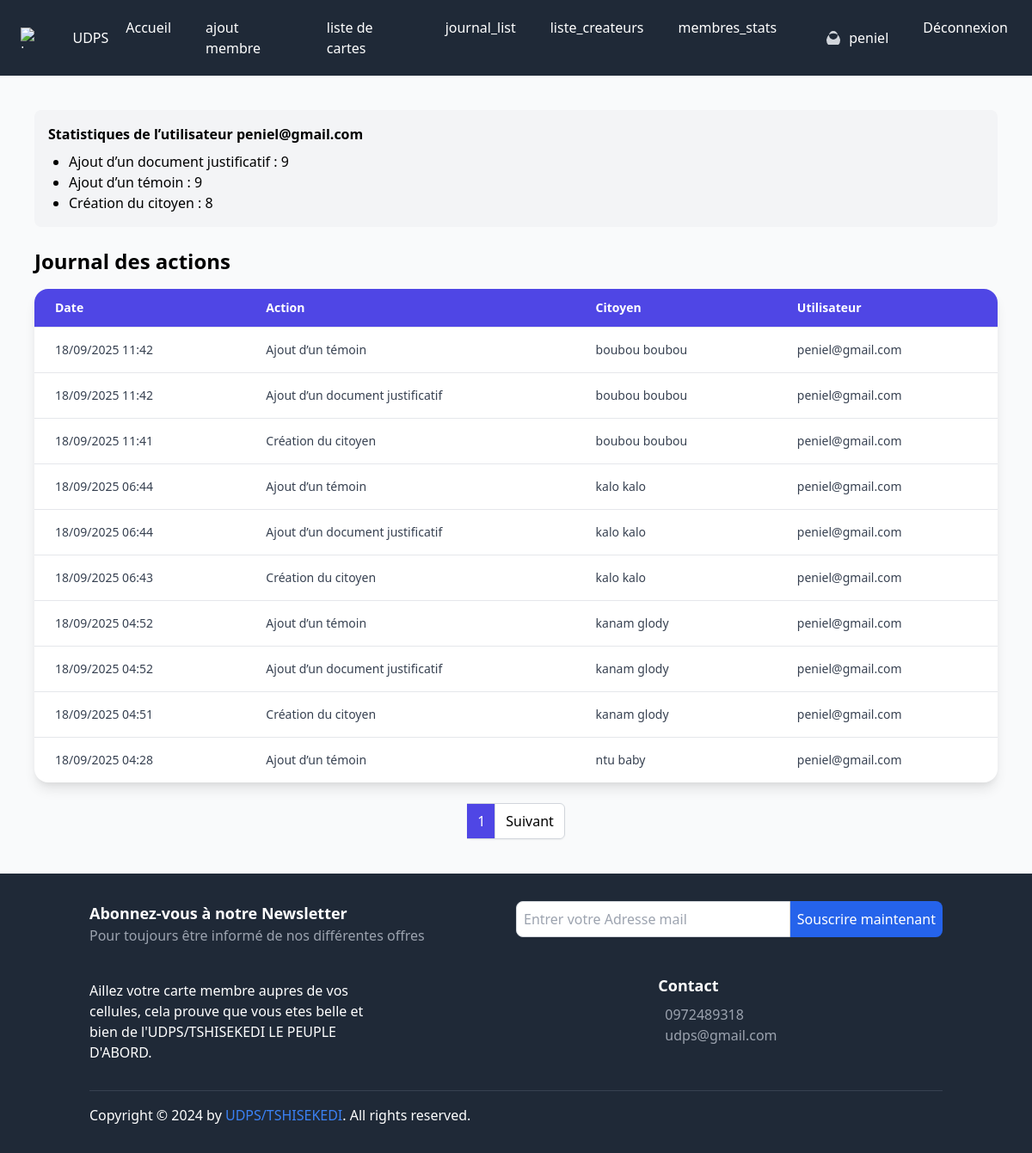
Page /user/journal/?q=peniel@gmail.com (signed in) on the earlier database version.
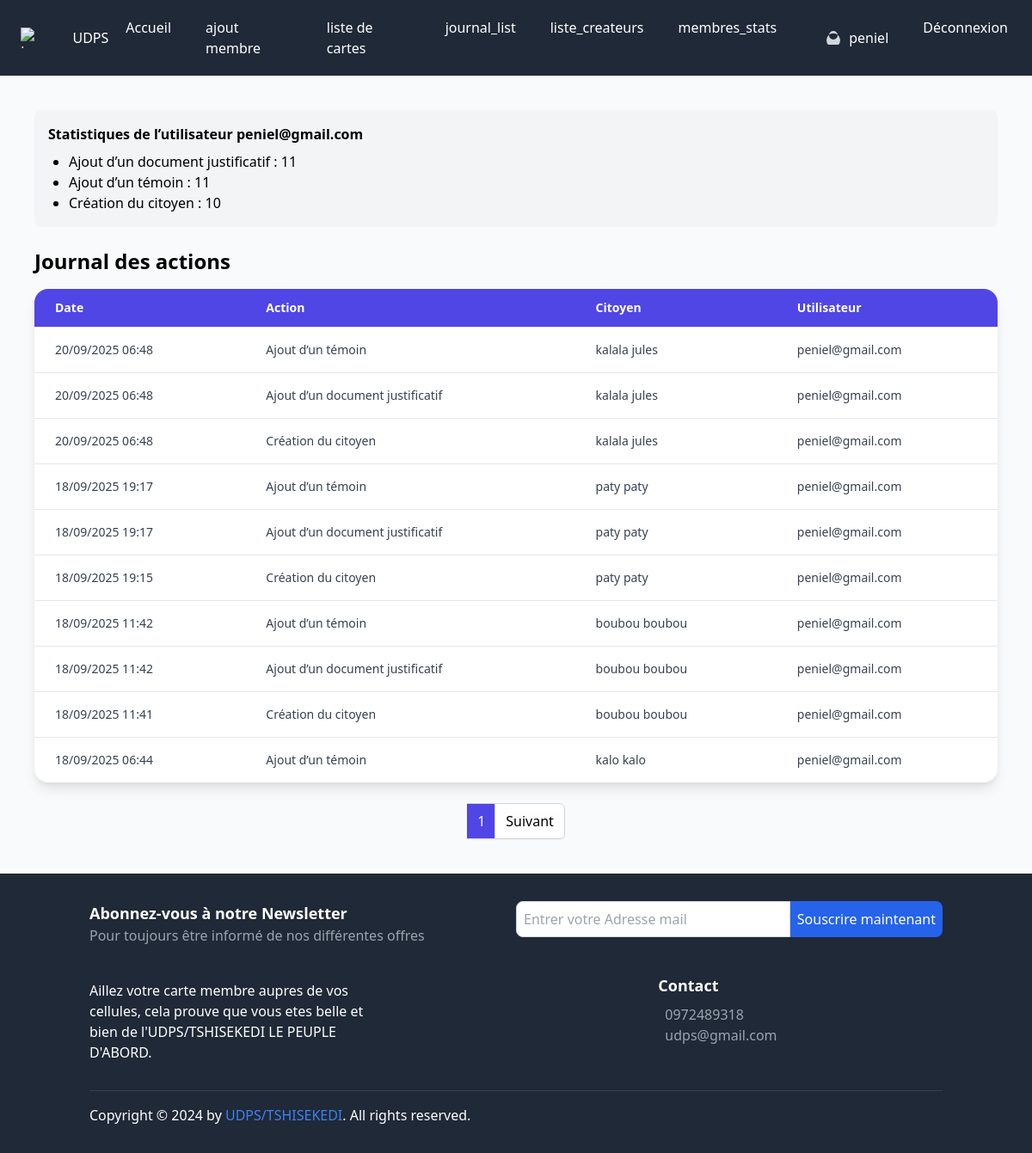
Same page on the later database version.
### core/models.py (models this page shows, shortened)
class JournalAction(models.Model):
    utilisateur = models.ForeignKey(settings.AUTH_USER_MODEL, on_delete=models.SET_NULL, null=True)
    citoyen = models.ForeignKey(Citoyen, on_delete=models.CASCADE, related_name="journaux")
    action = models.CharField(max_length=200)  # Exemple : "Validation", "Blocage", "Création"
    date_action = models.DateTimeField(default=timezone.now)

class Citoyen(models.Model):
    STATUT_CHOICES = (
        ("pending", "En attente"),
        ("valid", "Valide"),
        ("invalid", "Invalide"),
    )
    SEXE_CHOICES = (
        ("M", "Masculin"),
        ("F", "Féminin"),
    )
    ADHESION_CHOICES = (
        ("membre_honneur", "Membre d'honneur"),
        ("president_federation", "Président Fédération"),
        ("president_cellule", "Président Cellule"),
    )
    prenom = models.CharField(max_length=100)
    postnom = models.CharField(max_length=100, blank=True, null=True)
    nom = models.CharField(max_length=100)
    date_naissance = models.DateField()
    lieu_naissance = models.CharField(max_length=150, blank=True, null=True)
    nationalite = models.CharField(max_length=100, default="Congolaise")
    sexe = models.CharField(max_length=1, choices=SEXE_CHOICES, default="M")
    province = models.CharField(max_length=150, blank=True, null=True)
    federation = models.CharField(max_length=150, blank=True, null=True)
    cellule = models.CharField(max_length=150, blank=True, null=True)
    statut_adhesion = models.CharField(
        max_length=30,
        choices=ADHESION_CHOICES,
        default="membre_honneur"
    )
    photo = models.ImageField(upload_to="citoyens/photos/", blank=True, null=True)
    signature = models.ImageField(upload_to="citoyens/signatures/", blank=True, null=True)
    numero_identite = models.CharField(max_length=20, unique=True, blank=True)
    statut = models.CharField(max_length=10, choices=STATUT_CHOICES, default="pending")
    qr_code = models.ImageField(upload_to="citoyens/qrcodes/", blank=True, null=True)
    date_expiration_fk = models.ForeignKey(
        "DateExpirationfk",
        on_delete=models.SET_NULL,
        null=True,
        blank=True,
        related_name="citoyens"
    )
    date_creation = models.DateTimeField(auto_now_add=True)
    cree_par = models.ForeignKey(
        settings.AUTH_USER_MODEL,
        on_delete=models.SET_NULL,
        null=True,
        related_name="citoyens_crees"
    )
    valide_par = models.ForeignKey(
        settings.AUTH_USER_MODEL,
        on_delete=models.SET_NULL,
        null=True,
        blank=True,
        related_name="citoyens_valides"
    )

class CustomUser(AbstractUser):
    email = models.EmailField(unique=True)
    profile_pic = models.ImageField(upload_to="p_img", blank=True, null=True)
    address = models.CharField(max_length=50, blank=True, null=True)
    phone = models.CharField(max_length=11, blank=True, null=True)
    role = models.CharField(max_length=50, blank=True, null=True)
    bio = models.TextField(blank=True, null=True)
    is_active_user = models.BooleanField(default=False)  # utilisateur désactivé par défaut
    province = models.CharField(max_length=100, blank=True, null=True)
    ville_ou_district = models.CharField(max_length=100, blank=True, null=True)
    commune_ou_contree = models.CharField(max_length=100, blank=True, null=True)
    USERNAME_FIELD = 'email'
    REQUIRED_FIELDS = ('username',)

### core/views.py (the view, shortened to what this page needs)
# urls.py: path("journal/", views.journal_list, name="journal_list"),
@login_required(login_url="signin")
def journal_list(request):
    query = request.GET.get("q")
    if query and '@' in query:
        journaux_user = JournalAction.objects.filter(utilisateur__email=query).select_related("citoyen", "utilisateur")
        stats_qs = journaux_user.values('action').annotate(total=Count('id'))
        stats_utilisateur = {item['action']: item['total'] for item in stats_qs}
        paginator = Paginator(journaux_user.order_by("-date_action"), 10)
        page_number = request.GET.get("page")
        page_obj = paginator.get_page(page_number)
        return render(request, "core/journal_detail_user.html", {
            "query": query,
            "page_obj": page_obj,
            "stats_utilisateur": stats_utilisateur
        })

### core/templates/core/journal_detail_user.html (shortened to what this page needs)
{% extends "base.html" %}
{% block content %}
<div class="min-h-screen bg-gray-50 py-10">
  <div class="max-w-6xl mx-auto px-4">
    <div class="mb-6 p-4 bg-gray-100 rounded-lg">
      <h3 class="font-semibold mb-2">Statistiques de l’utilisateur {{ query }}</h3>
      <ul class="list-disc pl-6">
        {% for action, count in stats_utilisateur.items %}
          <li>{{ action }} : {{ count }}</li>
        {% endfor %}
      </ul>
    </div>
    <h1 class="text-2xl font-bold mb-4">Journal des actions</h1>
    <div class="overflow-x-auto bg-white shadow-lg rounded-2xl">
      <table class="min-w-full divide-y divide-gray-200">
        <thead class="bg-indigo-600 text-white">
          <tr>
            <th class="px-6 py-3 text-left text-sm font-semibold">Date</th>
            <th class="px-6 py-3 text-left text-sm font-semibold">Action</th>
            <th class="px-6 py-3 text-left text-sm font-semibold">Citoyen</th>
            <th class="px-6 py-3 text-left text-sm font-semibold">Utilisateur</th>
          </tr>
        </thead>
        <tbody class="divide-y divide-gray-200">
          {% for journal in page_obj %}
          <tr class="hover:bg-gray-50">
            <td class="px-6 py-4 text-sm text-gray-700">{{ journal.date_action|date:"d/m/Y H:i" }}</td>
            <td class="px-6 py-4 text-sm text-gray-700">{{ journal.action }}</td>
            <td class="px-6 py-4 text-sm text-gray-700">{{ journal.citoyen.nom }} {{ journal.citoyen.prenom }}</td>
            <td class="px-6 py-4 text-sm text-gray-700">{{ journal.utilisateur.email }}</td>
          </tr>
          {% empty %}
          <tr>
            <td colspan="4" class="px-6 py-4 text-center text-gray-500">Aucune action trouvée.</td>
          </tr>
          {% endfor %}
        </tbody>
      </table>
    </div>
    <div class="mt-6 flex justify-center">
      <nav class="inline-flex -space-x-px rounded-md shadow-sm">
        <span class="px-3 py-2 border-t border-b border-gray-300 bg-indigo-600 text-white">{{ page_obj.number }}</span>
        {% if page_obj.has_next %}
          <a href="?q={{ query }}&page={{ page_obj.next_page_number }}" class="px-3 py-2 rounded-r-md border border-gray-300 bg-white">Suivant</a>
        {% endif %}
      </nav>
    </div>
  </div>
</div>
{% endblock %}

Differences in the rows shown:
no longer on this page (row unchanged): JournalAction: date_action "18/09/2025 06:44", action "Ajout d’un document justificatif", citoyen.nom "kalo", citoyen.prenom "kalo", utilisateur.email "peniel@gmail.com"
no longer on this page (row unchanged): JournalAction: date_action "18/09/2025 06:43", action "Création du citoyen", citoyen.nom "kalo", citoyen.prenom "kalo", utilisateur.email "peniel@gmail.com"
no longer on this page (row unchanged): JournalAction: date_action "18/09/2025 04:52", action "Ajout d’un témoin", citoyen.nom "kanam", citoyen.prenom "glody", utilisateur.email "peniel@gmail.com"
no longer on this page (row unchanged): JournalAction: date_action "18/09/2025 04:52", action "Ajout d’un document justificatif", citoyen.nom "kanam", citoyen.prenom "glody", utilisateur.email "peniel@gmail.com"
no longer on this page (row unchanged): JournalAction: date_action "18/09/2025 04:51", action "Création du citoyen", citoyen.nom "kanam", citoyen.prenom "glody", utilisateur.email "peniel@gmail.com"
no longer on this page (row unchanged): JournalAction: date_action "18/09/2025 04:28", action "Ajout d’un témoin", citoyen.nom "ntu", citoyen.prenom "baby", utilisateur.email "peniel@gmail.com"
added JournalAction: date_action "20/09/2025 06:48", action "Ajout d’un témoin", citoyen.nom "kalala", citoyen.prenom "jules", utilisateur.email "peniel@gmail.com"
added JournalAction: date_action "20/09/2025 06:48", action "Ajout d’un document justificatif", citoyen.nom "kalala", citoyen.prenom "jules", utilisateur.email "peniel@gmail.com"
added JournalAction: date_action "20/09/2025 06:48", action "Création du citoyen", citoyen.nom "kalala", citoyen.prenom "jules", utilisateur.email "peniel@gmail.com"
added JournalAction: date_action "18/09/2025 19:17", action "Ajout d’un témoin", citoyen.nom "paty", citoyen.prenom "paty", utilisateur.email "peniel@gmail.com"
added JournalAction: date_action "18/09/2025 19:17", action "Ajout d’un document justificatif", citoyen.nom "paty", citoyen.prenom "paty", utilisateur.email "peniel@gmail.com"
added JournalAction: date_action "18/09/2025 19:15", action "Création du citoyen", citoyen.nom "paty", citoyen.prenom "paty", utilisateur.email "peniel@gmail.com"
Other differences:
new list line: "Ajout d’un document justificatif : 11"
new list line: "Ajout d’un témoin : 11"
new list line: "Création du citoyen : 10"
list line gone: "Ajout d’un document justificatif : 9"
list line gone: "Ajout d’un témoin : 9"
list line gone: "Création du citoyen : 8"
